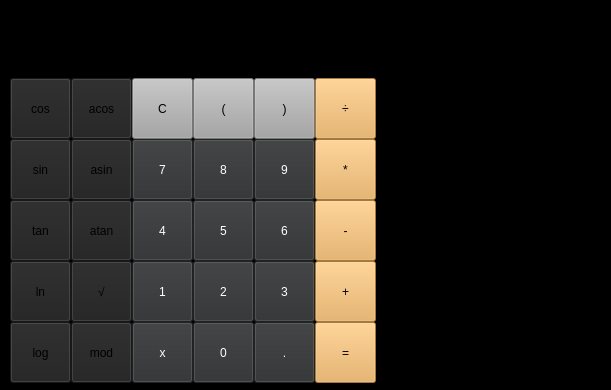
<?xml version="1.0" encoding="UTF-8"?>
<ui version="4.0">
 <class>MainWindow</class>
 <widget class="QMainWindow" name="MainWindow">
  <property name="geometry">
   <rect>
    <x>0</x>
    <y>0</y>
    <width>611</width>
    <height>390</height>
   </rect>
  </property>
  <property name="windowTitle">
   <string>MainWindow</string>
  </property>
  <property name="styleSheet">
   <string notr="true">background-color: rgb(0, 0, 0);</string>
  </property>
  <widget class="QWidget" name="centralwidget">
   <widget class="QLabel" name="label_input">
    <property name="geometry">
     <rect>
      <x>10</x>
      <y>20</y>
      <width>361</width>
      <height>41</height>
     </rect>
    </property>
    <property name="layoutDirection">
     <enum>Qt::LeftToRight</enum>
    </property>
    <property name="styleSheet">
     <string notr="true">qproperty-alignment: 'AlignVCenter | AlignRight';
background-color: black;</string>
    </property>
    <property name="text">
     <string>0</string>
    </property>
    <property name="alignment">
     <set>Qt::AlignRight|Qt::AlignTrailing|Qt::AlignVCenter</set>
    </property>
   </widget>
   <widget class="QLabel" name="label_history">
    <property name="geometry">
     <rect>
      <x>390</x>
      <y>20</y>
      <width>201</width>
      <height>151</height>
     </rect>
    </property>
    <property name="text">
     <string>History</string>
    </property>
    <property name="alignment">
     <set>Qt::AlignRight|Qt::AlignTop|Qt::AlignTrailing</set>
    </property>
   </widget>
   <widget class="QPushButton" name="pushButton_C">
    <property name="geometry">
     <rect>
      <x>132</x>
      <y>78</y>
      <width>61</width>
      <height>61</height>
     </rect>
    </property>
    <property name="styleSheet">
     <string notr="true">background-color: rgb(165, 165, 165);
color: rgb(0, 0, 0);</string>
    </property>
    <property name="text">
     <string>С</string>
    </property>
   </widget>
   <widget class="QPushButton" name="pushButton_open_bracket">
    <property name="geometry">
     <rect>
      <x>193</x>
      <y>78</y>
      <width>61</width>
      <height>61</height>
     </rect>
    </property>
    <property name="styleSheet">
     <string notr="true">background-color: rgb(165, 165, 165);
color: rgb(0, 0, 0);</string>
    </property>
    <property name="text">
     <string>(</string>
    </property>
   </widget>
   <widget class="QPushButton" name="pushButton_closed_bracket">
    <property name="geometry">
     <rect>
      <x>254</x>
      <y>78</y>
      <width>61</width>
      <height>61</height>
     </rect>
    </property>
    <property name="styleSheet">
     <string notr="true">background-color: rgb(165, 165, 165);
color: rgb(0, 0, 0);</string>
    </property>
    <property name="text">
     <string>)</string>
    </property>
   </widget>
   <widget class="QPushButton" name="pushButton_del">
    <property name="geometry">
     <rect>
      <x>315</x>
      <y>78</y>
      <width>61</width>
      <height>61</height>
     </rect>
    </property>
    <property name="styleSheet">
     <string notr="true">background-color: rgb(230, 169, 82);</string>
    </property>
    <property name="text">
     <string>÷</string>
    </property>
   </widget>
   <widget class="QPushButton" name="pushButton_8">
    <property name="geometry">
     <rect>
      <x>193</x>
      <y>139</y>
      <width>61</width>
      <height>61</height>
     </rect>
    </property>
    <property name="styleSheet">
     <string notr="true">background-color: rgb(46, 47, 48);
color: rgb(255, 255, 255);</string>
    </property>
    <property name="text">
     <string>8</string>
    </property>
   </widget>
   <widget class="QPushButton" name="pushButton_9">
    <property name="geometry">
     <rect>
      <x>254</x>
      <y>139</y>
      <width>61</width>
      <height>61</height>
     </rect>
    </property>
    <property name="styleSheet">
     <string notr="true">background-color: rgb(46, 47, 48);
color: rgb(255, 255, 255);</string>
    </property>
    <property name="text">
     <string>9</string>
    </property>
   </widget>
   <widget class="QPushButton" name="pushButton_7">
    <property name="geometry">
     <rect>
      <x>132</x>
      <y>139</y>
      <width>61</width>
      <height>61</height>
     </rect>
    </property>
    <property name="styleSheet">
     <string notr="true">background-color: rgb(46, 47, 48);
color: rgb(255, 255, 255);</string>
    </property>
    <property name="text">
     <string>7</string>
    </property>
   </widget>
   <widget class="QPushButton" name="pushButton_mul">
    <property name="geometry">
     <rect>
      <x>315</x>
      <y>139</y>
      <width>61</width>
      <height>61</height>
     </rect>
    </property>
    <property name="styleSheet">
     <string notr="true">background-color: rgb(230, 169, 82);</string>
    </property>
    <property name="text">
     <string>*</string>
    </property>
   </widget>
   <widget class="QPushButton" name="pushButton_5">
    <property name="geometry">
     <rect>
      <x>193</x>
      <y>200</y>
      <width>61</width>
      <height>61</height>
     </rect>
    </property>
    <property name="styleSheet">
     <string notr="true">background-color: rgb(46, 47, 48);
color: rgb(255, 255, 255);</string>
    </property>
    <property name="text">
     <string>5</string>
    </property>
   </widget>
   <widget class="QPushButton" name="pushButton_6">
    <property name="geometry">
     <rect>
      <x>254</x>
      <y>200</y>
      <width>61</width>
      <height>61</height>
     </rect>
    </property>
    <property name="styleSheet">
     <string notr="true">background-color: rgb(46, 47, 48);
color: rgb(255, 255, 255);</string>
    </property>
    <property name="text">
     <string>6</string>
    </property>
   </widget>
   <widget class="QPushButton" name="pushButton_4">
    <property name="geometry">
     <rect>
      <x>132</x>
      <y>200</y>
      <width>61</width>
      <height>61</height>
     </rect>
    </property>
    <property name="styleSheet">
     <string notr="true">background-color: rgb(46, 47, 48);
color: rgb(255, 255, 255);</string>
    </property>
    <property name="text">
     <string>4</string>
    </property>
   </widget>
   <widget class="QPushButton" name="pushButton_minus">
    <property name="geometry">
     <rect>
      <x>315</x>
      <y>200</y>
      <width>61</width>
      <height>61</height>
     </rect>
    </property>
    <property name="styleSheet">
     <string notr="true">background-color: rgb(230, 169, 82);</string>
    </property>
    <property name="text">
     <string>-</string>
    </property>
   </widget>
   <widget class="QPushButton" name="pushButton_2">
    <property name="geometry">
     <rect>
      <x>193</x>
      <y>261</y>
      <width>61</width>
      <height>61</height>
     </rect>
    </property>
    <property name="styleSheet">
     <string notr="true">background-color: rgb(46, 47, 48);
color: rgb(255, 255, 255);</string>
    </property>
    <property name="text">
     <string>2</string>
    </property>
   </widget>
   <widget class="QPushButton" name="pushButton_3">
    <property name="geometry">
     <rect>
      <x>254</x>
      <y>261</y>
      <width>61</width>
      <height>61</height>
     </rect>
    </property>
    <property name="styleSheet">
     <string notr="true">background-color: rgb(46, 47, 48);
color: rgb(255, 255, 255);</string>
    </property>
    <property name="text">
     <string>3</string>
    </property>
   </widget>
   <widget class="QPushButton" name="pushButton_1">
    <property name="geometry">
     <rect>
      <x>132</x>
      <y>261</y>
      <width>61</width>
      <height>61</height>
     </rect>
    </property>
    <property name="styleSheet">
     <string notr="true">background-color: rgb(46, 47, 48);
color: rgb(255, 255, 255);</string>
    </property>
    <property name="text">
     <string>1</string>
    </property>
   </widget>
   <widget class="QPushButton" name="pushButton_plus">
    <property name="geometry">
     <rect>
      <x>315</x>
      <y>261</y>
      <width>61</width>
      <height>61</height>
     </rect>
    </property>
    <property name="styleSheet">
     <string notr="true">background-color: rgb(230, 169, 82);</string>
    </property>
    <property name="text">
     <string>+</string>
    </property>
   </widget>
   <widget class="QPushButton" name="pushButton_dot">
    <property name="geometry">
     <rect>
      <x>254</x>
      <y>322</y>
      <width>61</width>
      <height>61</height>
     </rect>
    </property>
    <property name="styleSheet">
     <string notr="true">background-color: rgb(46, 47, 48);
color: rgb(255, 255, 255);</string>
    </property>
    <property name="text">
     <string>.</string>
    </property>
   </widget>
   <widget class="QPushButton" name="pushButton_0">
    <property name="geometry">
     <rect>
      <x>193</x>
      <y>322</y>
      <width>61</width>
      <height>61</height>
     </rect>
    </property>
    <property name="styleSheet">
     <string notr="true">background-color: rgb(46, 47, 48);
color: rgb(255, 255, 255);</string>
    </property>
    <property name="text">
     <string>0</string>
    </property>
   </widget>
   <widget class="QPushButton" name="pushButton_equil">
    <property name="geometry">
     <rect>
      <x>315</x>
      <y>322</y>
      <width>61</width>
      <height>61</height>
     </rect>
    </property>
    <property name="styleSheet">
     <string notr="true">background-color: rgb(230, 169, 82);</string>
    </property>
    <property name="text">
     <string>=</string>
    </property>
   </widget>
   <widget class="QPushButton" name="pushButton_atan">
    <property name="geometry">
     <rect>
      <x>71</x>
      <y>200</y>
      <width>61</width>
      <height>61</height>
     </rect>
    </property>
    <property name="styleSheet">
     <string notr="true">background-color: rgb(33, 33, 33);</string>
    </property>
    <property name="text">
     <string>atan</string>
    </property>
   </widget>
   <widget class="QPushButton" name="pushButton_acos">
    <property name="geometry">
     <rect>
      <x>71</x>
      <y>78</y>
      <width>61</width>
      <height>61</height>
     </rect>
    </property>
    <property name="styleSheet">
     <string notr="true">background-color: rgb(33, 33, 33);</string>
    </property>
    <property name="text">
     <string>acos</string>
    </property>
   </widget>
   <widget class="QPushButton" name="pushButton_sqrt">
    <property name="geometry">
     <rect>
      <x>71</x>
      <y>261</y>
      <width>61</width>
      <height>61</height>
     </rect>
    </property>
    <property name="styleSheet">
     <string notr="true">background-color: rgb(33, 33, 33);</string>
    </property>
    <property name="text">
     <string>√</string>
    </property>
   </widget>
   <widget class="QPushButton" name="pushButton_asin">
    <property name="geometry">
     <rect>
      <x>71</x>
      <y>139</y>
      <width>61</width>
      <height>61</height>
     </rect>
    </property>
    <property name="styleSheet">
     <string notr="true">background-color: rgb(33, 33, 33);</string>
    </property>
    <property name="text">
     <string>asin</string>
    </property>
   </widget>
   <widget class="QPushButton" name="pushButton_tan">
    <property name="geometry">
     <rect>
      <x>10</x>
      <y>200</y>
      <width>61</width>
      <height>61</height>
     </rect>
    </property>
    <property name="styleSheet">
     <string notr="true">background-color: rgb(33, 33, 33);</string>
    </property>
    <property name="text">
     <string>tan</string>
    </property>
   </widget>
   <widget class="QPushButton" name="pushButton_cos">
    <property name="geometry">
     <rect>
      <x>10</x>
      <y>78</y>
      <width>61</width>
      <height>61</height>
     </rect>
    </property>
    <property name="styleSheet">
     <string notr="true">background-color: rgb(33, 33, 33);</string>
    </property>
    <property name="text">
     <string>cos</string>
    </property>
   </widget>
   <widget class="QPushButton" name="pushButton_ln">
    <property name="geometry">
     <rect>
      <x>10</x>
      <y>261</y>
      <width>61</width>
      <height>61</height>
     </rect>
    </property>
    <property name="styleSheet">
     <string notr="true">background-color: rgb(33, 33, 33);</string>
    </property>
    <property name="text">
     <string>ln</string>
    </property>
   </widget>
   <widget class="QPushButton" name="pushButton_sin">
    <property name="geometry">
     <rect>
      <x>10</x>
      <y>139</y>
      <width>61</width>
      <height>61</height>
     </rect>
    </property>
    <property name="styleSheet">
     <string notr="true">background-color: rgb(33, 33, 33);</string>
    </property>
    <property name="text">
     <string>sin</string>
    </property>
   </widget>
   <widget class="QPushButton" name="pushButton_mod">
    <property name="geometry">
     <rect>
      <x>71</x>
      <y>322</y>
      <width>61</width>
      <height>61</height>
     </rect>
    </property>
    <property name="styleSheet">
     <string notr="true">background-color: rgb(33, 33, 33);</string>
    </property>
    <property name="text">
     <string>mod</string>
    </property>
   </widget>
   <widget class="QPushButton" name="pushButton_log">
    <property name="geometry">
     <rect>
      <x>10</x>
      <y>322</y>
      <width>61</width>
      <height>61</height>
     </rect>
    </property>
    <property name="styleSheet">
     <string notr="true">background-color: rgb(33, 33, 33);</string>
    </property>
    <property name="text">
     <string>log</string>
    </property>
   </widget>
   <widget class="QPushButton" name="pushButton_x">
    <property name="geometry">
     <rect>
      <x>132</x>
      <y>322</y>
      <width>61</width>
      <height>61</height>
     </rect>
    </property>
    <property name="styleSheet">
     <string notr="true">background-color: rgb(46, 47, 48);
color: rgb(255, 255, 255);</string>
    </property>
    <property name="text">
     <string>x</string>
    </property>
   </widget>
   <widget class="QDoubleSpinBox" name="doubleSpinBox_SetX">
    <property name="geometry">
     <rect>
      <x>460</x>
      <y>210</y>
      <width>91</width>
      <height>22</height>
     </rect>
    </property>
    <property name="font">
     <font>
      <kerning>true</kerning>
     </font>
    </property>
    <property name="frame">
     <bool>true</bool>
    </property>
    <property name="buttonSymbols">
     <enum>QAbstractSpinBox::NoButtons</enum>
    </property>
    <property name="decimals">
     <number>7</number>
    </property>
    <property name="minimum">
     <double>-1000000.000000000000000</double>
    </property>
    <property name="maximum">
     <double>1000000.000000000000000</double>
    </property>
   </widget>
   <widget class="QDoubleSpinBox" name="doubleSpinBox_domian_max">
    <property name="geometry">
     <rect>
      <x>460</x>
      <y>260</y>
      <width>91</width>
      <height>22</height>
     </rect>
    </property>
    <property name="frame">
     <bool>true</bool>
    </property>
    <property name="buttonSymbols">
     <enum>QAbstractSpinBox::NoButtons</enum>
    </property>
    <property name="keyboardTracking">
     <bool>true</bool>
    </property>
    <property name="decimals">
     <number>7</number>
    </property>
    <property name="maximum">
     <double>1000000.000000000000000</double>
    </property>
    <property name="value">
     <double>20.000000000000000</double>
    </property>
   </widget>
   <widget class="QDoubleSpinBox" name="doubleSpinBox_domain_min">
    <property name="geometry">
     <rect>
      <x>460</x>
      <y>240</y>
      <width>91</width>
      <height>22</height>
     </rect>
    </property>
    <property name="buttonSymbols">
     <enum>QAbstractSpinBox::NoButtons</enum>
    </property>
    <property name="decimals">
     <number>7</number>
    </property>
    <property name="minimum">
     <double>-1000000.000000000000000</double>
    </property>
    <property name="maximum">
     <double>0.000000000000000</double>
    </property>
    <property name="value">
     <double>-20.000000000000000</double>
    </property>
   </widget>
   <widget class="QDoubleSpinBox" name="doubleSpinBox_range_max">
    <property name="geometry">
     <rect>
      <x>460</x>
      <y>310</y>
      <width>91</width>
      <height>22</height>
     </rect>
    </property>
    <property name="buttonSymbols">
     <enum>QAbstractSpinBox::NoButtons</enum>
    </property>
    <property name="decimals">
     <number>7</number>
    </property>
    <property name="maximum">
     <double>1000000.000000000000000</double>
    </property>
    <property name="value">
     <double>20.000000000000000</double>
    </property>
   </widget>
   <widget class="QDoubleSpinBox" name="doubleSpinBox_range_min">
    <property name="geometry">
     <rect>
      <x>460</x>
      <y>290</y>
      <width>91</width>
      <height>22</height>
     </rect>
    </property>
    <property name="buttonSymbols">
     <enum>QAbstractSpinBox::NoButtons</enum>
    </property>
    <property name="decimals">
     <number>7</number>
    </property>
    <property name="minimum">
     <double>-1000000.000000000000000</double>
    </property>
    <property name="maximum">
     <double>0.000000000000000</double>
    </property>
    <property name="value">
     <double>-20.000000000000000</double>
    </property>
   </widget>
   <widget class="QLabel" name="label_SetX">
    <property name="geometry">
     <rect>
      <x>400</x>
      <y>210</y>
      <width>41</width>
      <height>22</height>
     </rect>
    </property>
    <property name="text">
     <string>Set X:</string>
    </property>
   </widget>
   <widget class="QLabel" name="label_domain">
    <property name="geometry">
     <rect>
      <x>400</x>
      <y>240</y>
      <width>58</width>
      <height>22</height>
     </rect>
    </property>
    <property name="text">
     <string>Domain:</string>
    </property>
   </widget>
   <widget class="QLabel" name="label_range">
    <property name="geometry">
     <rect>
      <x>400</x>
      <y>290</y>
      <width>41</width>
      <height>22</height>
     </rect>
    </property>
    <property name="text">
     <string>Range:</string>
    </property>
   </widget>
   <widget class="QCheckBox" name="checkBox_graf">
    <property name="geometry">
     <rect>
      <x>400</x>
      <y>340</y>
      <width>121</width>
      <height>22</height>
     </rect>
    </property>
    <property name="text">
     <string>create graphic</string>
    </property>
   </widget>
  </widget>
 </widget>
 <resources/>
 <connections/>
</ui>
